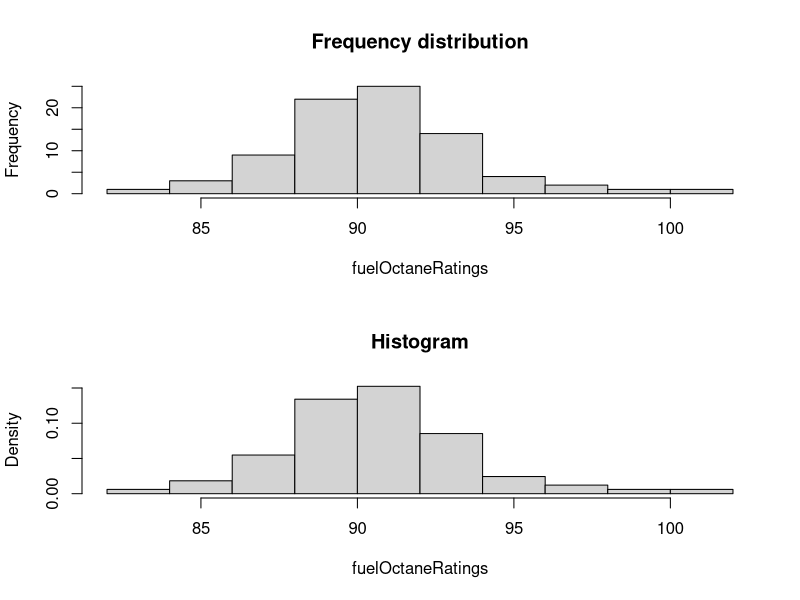

Here is the R script that generated this plot:
fuelOctaneRatings <- c(
						88.5, 94.7, 84.3, 90.1, 89.0, 89.8, 91.6, 90.3,
						90.0, 91.5, 89.9, 98.8, 88.3, 90.4, 91.2, 90.6,
						92.2, 87.7, 91.1, 86.7, 93.4, 96.1, 89.6, 90.4,
						91.6, 90.7, 88.6, 88.3, 94.2, 85.3, 90.1, 89.3,
						91.1, 92.2, 83.4, 91.0, 88.2, 88.5, 93.3, 87.4,
						91.1, 90.5, 100.3, 87.6, 92.7, 87.9, 93.0, 94.4,
						90.4, 91.2, 86.7, 94.2, 90.8, 90.1, 91.8, 88.4,
						92.6, 93.7, 96.5, 84.3, 93.2, 88.6, 88.7, 92.7,
						89.3, 91.0, 87.5, 87.8, 88.3, 89.2, 92.3, 88.9,
						89.8, 92.7, 93.3, 86.7, 91.0, 90.9, 89.9, 91.8,
						89.7, 92.2)

par(mfrow = c(2, 1))
hist(fuelOctaneRatings, breaks = 8, freq = TRUE, main = "Frequency distribution")
# Готовата функција "hist" не ги разделува податоците во истиот број кој е
# зададен преку "breaks", туку наоѓа најблиска погодна вредност.
# "breaks = c(<vrednost1>, <vrednost2>, ...)" како параметар за рачно задавање на
# breakpoints за поголема контрола.
hist(fuelOctaneRatings, breaks = 8, freq = FALSE, main = "Histogram")
